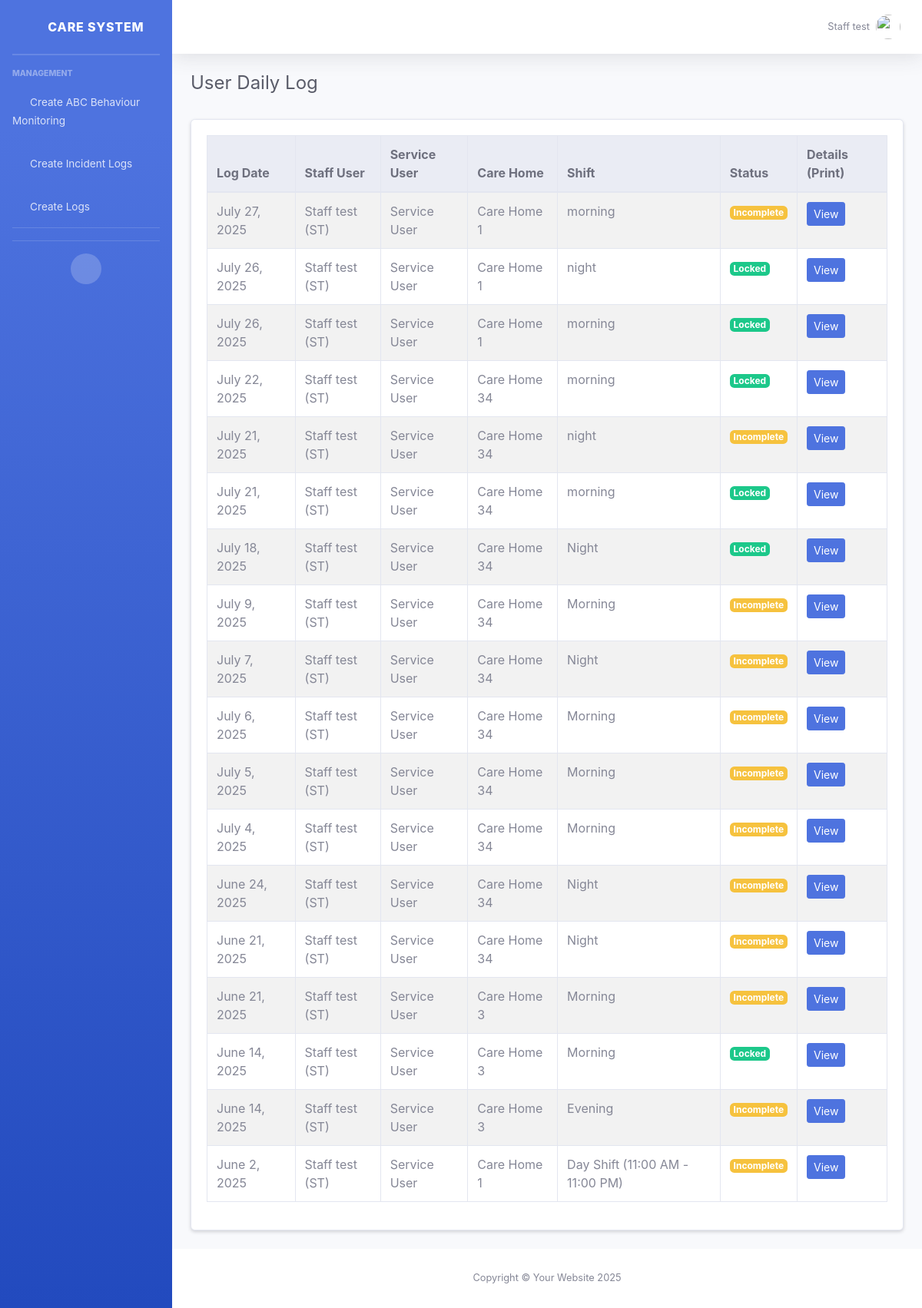
Page /my-logs/ (signed in) on the committed database.
### core/models.py (models this page shows, shortened)
class CustomUser(AbstractBaseUser, PermissionsMixin):
    STAFF = 'staff'
    TEAM_LEAD = 'team_lead'
    Manager = 'manager'
    ROLE_CHOICES = [
        (Manager, 'Manager'),
        (STAFF, 'Staff'),
        (TEAM_LEAD, 'Team Lead'),
    ]
    image = models.ImageField(upload_to='staff/', blank=True, null=True)
    phone = models.CharField(max_length=20, blank=True, null=True)
    address = models.TextField(blank=True, null=True)
    additional_info = models.TextField(blank=True, null=True)
    role = models.CharField(max_length=20, choices=ROLE_CHOICES, default=STAFF)
    carehome = models.ForeignKey('CareHome', on_delete=models.SET_NULL, null=True, blank=True)
    last_active = models.DateTimeField(null=True, blank=True)
    email = models.EmailField(unique=True)
    first_name = models.CharField(max_length=30, blank=True)
    last_name = models.CharField(max_length=150, blank=True)
    is_staff = models.BooleanField(default=False)
    is_active = models.BooleanField(default=True)
    date_joined = models.DateTimeField(default=timezone.now)
    USERNAME_FIELD = 'email'
    REQUIRED_FIELDS = ['first_name', 'last_name']
    objects = CustomUserManager()
    def get_full_name(self):
        full_name = f"{self.first_name} {self.last_name}".strip()
        return full_name if full_name else self.email
    class Meta:
        verbose_name = 'User'
        verbose_name_plural = 'Users'

class LatestLogEntry(models.Model):
    STATUS_CHOICES = [
        ('incomplete', 'Incomplete'),
        ('locked', 'Locked')
    ]
    SHIFT_CHOICES = [
        ('morning', 'Morning'),
        ('night', 'Night'),
    ]
    user = models.ForeignKey(
        settings.AUTH_USER_MODEL,
        on_delete=models.CASCADE,
        related_name='latest_log_entries'
    )
    carehome = models.ForeignKey(
        'CareHome',
        on_delete=models.CASCADE,
        related_name='latest_log_entries'
    )
    service_user = models.ForeignKey(
        'ServiceUser',
        on_delete=models.CASCADE,
        related_name='latest_log_entries'
    )
    shift = models.CharField(
        max_length=50,
        choices=SHIFT_CHOICES
    )
    date = models.DateField(auto_now_add=True)
    staff_name = models.CharField(max_length=100, blank=True)
    day_of_week = models.CharField(max_length=10, blank=True)
    status = models.CharField(
        max_length=20,
        choices=STATUS_CHOICES,
        default='incomplete'
    )
    log_pdf = models.FileField(
        upload_to='log_pdfs/',
        blank=True,
        null=True
    )
    created_at = models.DateTimeField(auto_now_add=True)
    updated_at = models.DateTimeField(auto_now=True)
    class Meta:
        unique_together = ['user', 'service_user', 'date', 'shift']
        verbose_name_plural = "Latest Log Entries"
        ordering = ['-date', '-created_at']
        indexes = [
            models.Index(fields=['user', 'date']),
            models.Index(fields=['carehome', 'date']),
            models.Index(fields=['service_user', 'date']),
        ]

class ServiceUser(models.Model):
    carehome = models.ForeignKey(CareHome, on_delete=models.CASCADE,related_name='service_users')
    image = models.ImageField(upload_to='service_users/', blank=True, null=True)
    first_name = models.CharField(max_length=100)
    last_name = models.CharField(max_length=100)
    phone = models.CharField(
        max_length=20,
        validators=[
            RegexValidator(
                regex=r'^(\+44\s?7\d{3}|\(?07\d{3}\)?)\s?\d{3}\s?\d{3}$',
                message='Enter a valid UK phone number'
            )
        ]
    )
    email = models.EmailField(blank=True, null=True)
    emergency_contact = models.CharField(max_length=20)
    address = models.TextField()
    notes = models.TextField(blank=True, null=True)
    created_at = models.DateTimeField(auto_now_add=True)
    def __str__(self):
        return f"{self.first_name} {self.last_name}"

class CareHome(models.Model):
    name = models.CharField(max_length=100)
    postcode = models.CharField(
        max_length=10,
        validators=[
            RegexValidator(
                regex=r'^[A-Za-z]{1,2}[0-9][A-Za-z0-9]? ?[0-9][A-Za-z]{2}$',
                message='Enter a valid UK postcode'
            )
        ]
    )
    details = models.TextField(blank=True, null=True)
    picture = models.ImageField(upload_to='carehomes/', blank=True, null=True)
    morning_shift_start = models.TimeField(null=True, blank=True)
    morning_shift_end = models.TimeField(null=True, blank=True)
    night_shift_start = models.TimeField(null=True, blank=True)
    night_shift_end = models.TimeField(null=True, blank=True)
    created_at = models.DateTimeField(auto_now_add=True)
    updated_at = models.DateTimeField(auto_now=True)
    managers = models.ManyToManyField(
        settings.AUTH_USER_MODEL,
        related_name='managed_carehomes',
        limit_choices_to={'role__in': ['manager', 'team_lead']},
        blank=True
    )
    def __str__(self):
        return self.name

### core/views.py (the view)
# urls.py: path('my-logs/', staff_latest_logs_view, name='staff_latest_logs_view'),
@login_required
def staff_latest_logs_view(request):
    user = request.user
    if user.is_superuser:
        logs = LatestLogEntry.objects.all().order_by('-date', '-created_at')
    elif user.role == 'team_lead':
        staff_users = CustomUser.objects.filter(role='staff', carehome=user.carehome)
        logs = LatestLogEntry.objects.filter(user__in=staff_users).order_by('-date', '-created_at')
    else:
        logs = LatestLogEntry.objects.filter(user=user).order_by('-date', '-created_at')
    return render(request, 'forms/staff_latest_logs.html', {'logs': logs})

### core/core/templates/forms/staff_latest_logs.html (shortened to what this page needs)
{% extends "core/base.html" %}
{% load static %}
{% block content %}
<div class="d-flex justify-content-between align-items-center mb-4">
    <h1 class="h4 text-gray-800">User Daily Log</h1>
</div>
{% if logs %}
<div class="card shadow-sm mb-4">
    <div class="card-body">
        <div class="table-responsive">
            <table class="table table-bordered table-striped">
                <thead class="thead-light">
                <tr>
                    <th>Log Date</th>
                    <th>Staff User</th>
                    <th>Service User</th>
                    <th>Care Home</th>
                    <th>Shift</th>
                    <th>Status</th>
                    <th>Details (Print)</th>
                </tr>
                </thead>
                <tbody>
                {% for log in logs %}
                <tr>
                    <td>{{ log.date }}</td>
                    <td>
                        {{ request.user.first_name }} {{ request.user.last_name }}
                        ({{ request.user.first_name|first|upper }}{{ request.user.last_name|first|upper }})
                    </td>
                    <td>{{ log.service_user }}</td>
                    <td>{{ log.carehome }}</td>
                    <td>{{ log.shift }}</td>
                    <td>
                        {% if log.status == 'locked' %}
                            <span class="badge badge-success">Locked</span>
                        {% else %}
                            <span class="badge badge-warning">Incomplete</span>
                        {% endif %}
                    </td>
                    <td>
                        {% if request.user.role == 'staff' %}
                           <a href="{% url 'log_detail_view' log.id %}" class="btn btn-primary btn-sm">View</a>
                        {% elif request.user.role == 'team_lead' or request.user.role == 'manager' %}
                            <a href="{% url 'log_detail_view' log.id %}" class="btn btn-warning btn-sm">Details (Print)</a>
                        {% endif %}
                    </td>
                </tr>
                {% endfor %}
                </tbody>
            </table>
        </div>
    </div>
</div>
{% else %}
<div class="alert alert-info">No logs found. Start logging from the dashboard.</div>
{% endif %}
{% endblock %}

### core/core/templates/core/base.html (shortened to what this page needs)
{% load static %}
<!DOCTYPE html>
<html lang="en">
<head>
    <link href="{% static 'css/sb-admin-2.min.css' %}" rel="stylesheet">
    <link href="{% static 'vendor/fontawesome-free/css/all.min.css' %}" rel="stylesheet">
    <link href="https://cdn.jsdelivr.net/npm/select2@4.1.0-rc.0/dist/css/select2.min.css" rel="stylesheet" />
</head>
<body id="page-top">
<div id="wrapper">
    {% include 'core/sidebar.html' %}
    <div id="content-wrapper" class="d-flex flex-column">
        <div id="content">
            {% include 'core/topbar.html' %}
            <div class="container-fluid">
                {% block content %}{% endblock %}
            </div>
        </div>
        {% include 'core/footer.html' %}
    </div>
</div>
</body>
</html>

### core/core/templates/core/sidebar.html (shortened to what this page needs)
<ul class="navbar-nav bg-gradient-primary sidebar sidebar-dark accordion" id="accordionSidebar">
    {% if request.user.is_authenticated %}
    {% if request.user.role == 'manager' or request.user.role == 'team_lead' or request.user.role == 'staff' %}
    <a class="sidebar-brand d-flex align-items-center justify-content-center" href="{% url 'admin-dashboard' %}">
        <div class="sidebar-brand-icon">
            <i class="fas fa-home"></i>
        </div>
        <div class="sidebar-brand-text mx-3">CARE SYSTEM</div>
    </a>
    {% endif %}
    {% endif %}
    <hr class="sidebar-divider my-0">
    <hr class="sidebar-divider">
    <div class="sidebar-heading">MANAGEMENT</div>
    {% if request.user.is_authenticated and request.user.role == 'staff' or request.user.role == 'team_lead'%}
    <li class="nav-item">
        <a class="nav-link" href="{% url 'fill_abc_form' %}">
            <i class="fas fa-file-alt fa-sm mr-2"></i>
            <span>Create ABC Behaviour Monitoring</span>
        </a>
    </li>
    <li class="nav-item">
        <a class="nav-link" href="{% url 'fill_incident_form' %}">
            <i class="fas fa-exclamation-triangle fa-sm mr-2"></i>
            <span>Create Incident Logs</span>
        </a>
    </li>
    <li class="nav-item">
        <a class="nav-link" href="{% url 'create-log' %}">
            <i class="fas fa-plus fa-sm mr-2"></i>
            <span>Create Logs</span>
        </a>
    </li>
    <hr class="sidebar-divider">
    {% endif %}
    <hr class="sidebar-divider d-none d-md-block">
    <div class="text-center d-none d-md-inline">
        <button class="rounded-circle border-0" id="sidebarToggle"></button>
    </div>
</ul>

### core/core/templates/core/topbar.html (shortened to what this page needs)
{% load static %}
<nav class="navbar navbar-expand navbar-light bg-white topbar mb-4 static-top shadow">
    <ul class="navbar-nav ml-auto">
        <li class="nav-item dropdown no-arrow">
            <a class="nav-link dropdown-toggle" href="#" id="userDropdown" role="button"
                data-toggle="dropdown" aria-haspopup="true" aria-expanded="false">
                <span class="mr-2 d-none d-lg-inline text-gray-600 small">
                    {{ request.user.get_full_name|default:request.user.email }}
                </span>
                {% if request.user.profile_picture %}
                <img class="img-profile rounded-circle" src="{{ request.user.profile_picture.url }}">
                {% else %}
                <img class="img-profile rounded-circle" src="{% static 'img/undraw_profile.svg' %}">
                {% endif %}
            </a>
        </li>
    </ul>
</nav>

### core/core/templates/core/footer.html (shortened to what this page needs)
{% load static %}
<footer class="sticky-footer bg-white">
    <div class="container my-auto">
        <div class="copyright text-center my-auto">
            <span>Copyright &copy; Your Website {% now "Y" %}</span>
        </div>
    </div>
</footer>

### rows in the picture
CustomUser: user.get_full_name "Staff test", user.first_name "Staff", user.last_name "test", user.first_name|first "S", user.last_name|first "T"
LatestLogEntry: date "July 27, 2025", service_user "Service User", carehome "Care Home 1", shift "morning", status "Incomplete"
LatestLogEntry: date "July 26, 2025", service_user "Service User", carehome "Care Home 1", shift "night", status "Locked"
LatestLogEntry: date "July 26, 2025", service_user "Service User", carehome "Care Home 1", shift "morning", status "Locked"
LatestLogEntry: date "July 22, 2025", service_user "Service User", carehome "Care Home 34", shift "morning", status "Locked"
LatestLogEntry: date "July 21, 2025", service_user "Service User", carehome "Care Home 34", shift "night", status "Incomplete"
LatestLogEntry: date "July 21, 2025", service_user "Service User", carehome "Care Home 34", shift "morning", status "Locked"
LatestLogEntry: date "July 18, 2025", service_user "Service User", carehome "Care Home 34", shift "Night", status "Locked"
LatestLogEntry: date "July 9, 2025", service_user "Service User", carehome "Care Home 34", shift "Morning", status "Incomplete"
LatestLogEntry: date "July 7, 2025", service_user "Service User", carehome "Care Home 34", shift "Night", status "Incomplete"
LatestLogEntry: date "July 6, 2025", service_user "Service User", carehome "Care Home 34", shift "Morning", status "Incomplete"
LatestLogEntry: date "July 5, 2025", service_user "Service User", carehome "Care Home 34", shift "Morning", status "Incomplete"
LatestLogEntry: date "July 4, 2025", service_user "Service User", carehome "Care Home 34", shift "Morning", status "Incomplete"
LatestLogEntry: date "June 24, 2025", service_user "Service User", carehome "Care Home 34", shift "Night", status "Incomplete"
LatestLogEntry: date "June 21, 2025", service_user "Service User", carehome "Care Home 34", shift "Night", status "Incomplete"
LatestLogEntry: date "June 21, 2025", service_user "Service User", carehome "Care Home 3", shift "Morning", status "Incomplete"
LatestLogEntry: date "June 14, 2025", service_user "Service User", carehome "Care Home 3", shift "Morning", status "Locked"
LatestLogEntry: date "June 14, 2025", service_user "Service User", carehome "Care Home 3", shift "Evening", status "Incomplete"
LatestLogEntry: date "June 2, 2025", service_user "Service User", carehome "Care Home 1", shift "Day Shift (11:00 AM - 11:00 PM)", status "Incomplete"
